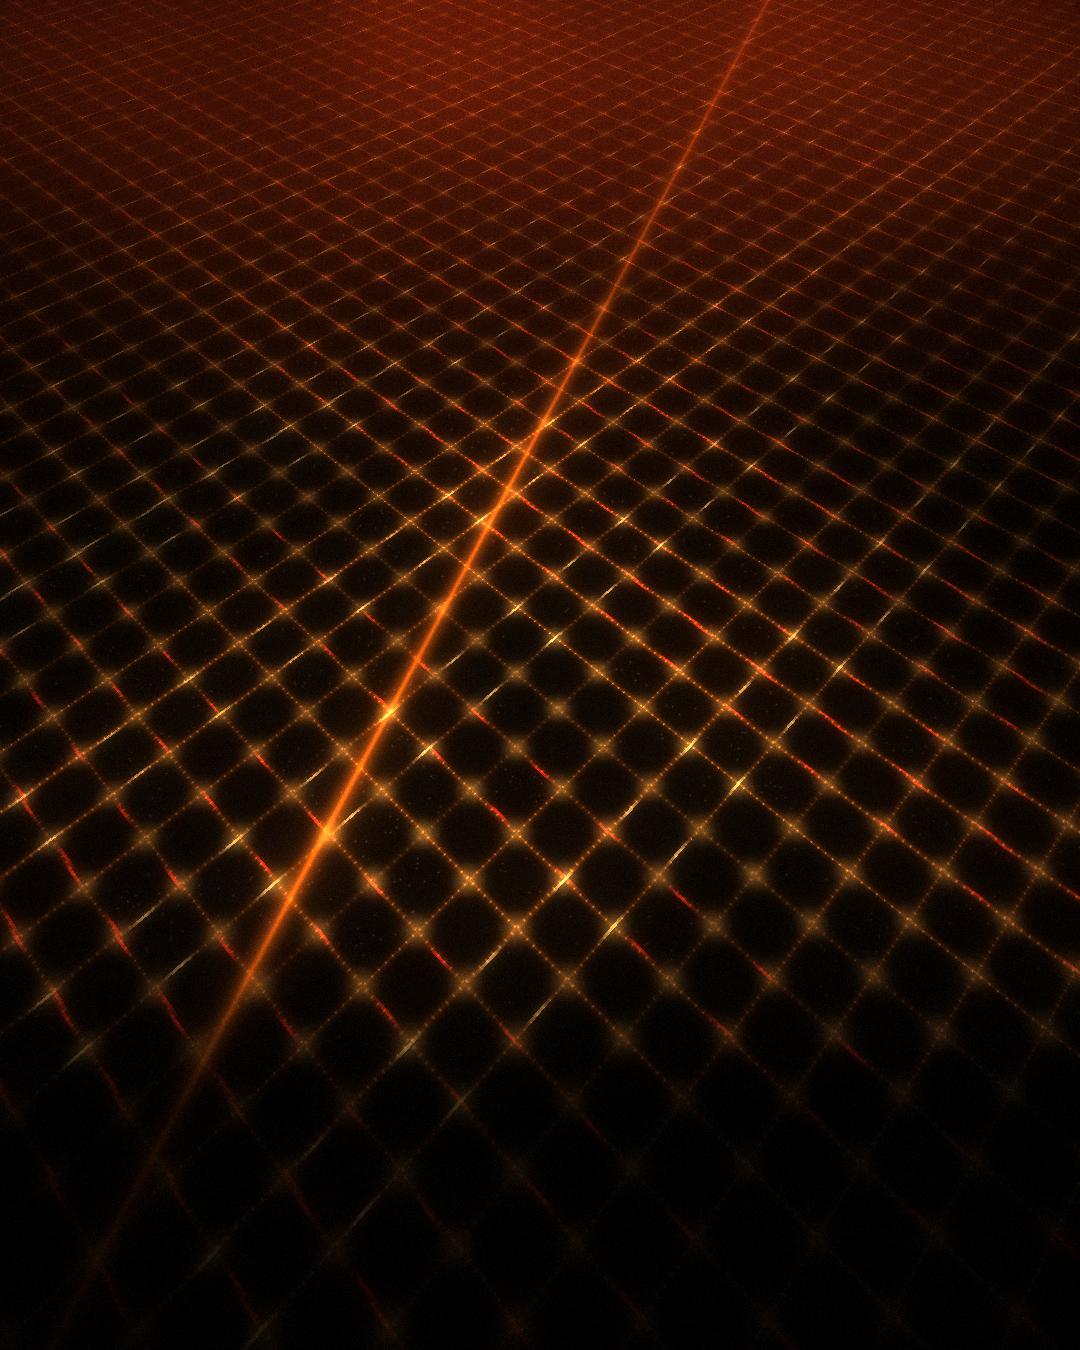

Write Python code to recreate this figure.
import numpy as np
from PIL import Image, ImageFilter
W,H=1080,1350
rng=np.random.default_rng(1859)  # Pla Cerdà
yy,xx=np.mgrid[0:H,0:W].astype(np.float32)
# oblique aerial view: horizon above the frame
yh=-520.0; F=900.0
z=F/(yy-yh)                        # depth factor (bigger = farther)
gx=(xx-W/2)*z*2.6; gy=z*3600.0     # ground coords
th=np.deg2rad(44.0)                # Eixample grid is rotated ~45°
u= gx*np.cos(th)-gy*np.sin(th)
v= gx*np.sin(th)+gy*np.cos(th)
P=113.0                            # block pitch (113 m in Cerdà's plan)
bu=(u%P)-P/2; bv=(v%P)-P/2
a=P/2-10.0                         # half block (street = 20)
c=a*1.62                           # chamfered corners -> octagon
sd=np.maximum(np.maximum(np.abs(bu)-a,np.abs(bv)-a),(np.abs(bu)+np.abs(bv)-c)/np.sqrt(2))
street=np.clip(sd/4.0+0.5,0,1)     # 1 on streets / plazas
# street centre glow
cu=np.abs(np.abs(bu)-P/2); cv=np.abs(np.abs(bv)-P/2)
dc=np.minimum(cu,cv)
core=np.exp(-(dc/4.5)**2)
# lamps: periodic points along streets
lamp=np.exp(-((((u+7)%18.8)-9.4)**2+(cv*1.0)**2)/5)*0+0
lu=np.exp(-(cv/3.0)**2)*np.exp(-((((u)%14.1)-7.05)/1.6)**2)
lv=np.exp(-(cu/3.0)**2)*np.exp(-((((v)%14.1)-7.05)/1.6)**2)
lamps=np.clip(lu+lv,0,1)
# intersections (chamfered plazas) brighter
inter=np.exp(-((cu**2+cv**2)/(2*14**2)))
# Avinguda Diagonal: a wide avenue crossing the grid
dd=np.abs(gx*np.cos(np.deg2rad(-20))+ (gy-3600*0.95)*np.sin(np.deg2rad(-20)))
diag=np.exp(-(dd/18)**2); diag_core=np.exp(-(dd/5)**2)
# rooftop windows: sparse warm dots inside blocks
blk=1-street
win=(rng.random((H,W))>0.9975).astype(np.float32)
win=np.asarray(Image.fromarray((win*255).astype(np.uint8)).filter(ImageFilter.GaussianBlur(0.8)),np.float32)/255*blk
# taillight streaks on some streets (red) and headlights (warm white)
row=np.floor(v/P).astype(int); col=np.floor(u/P).astype(int)
def h(n,k): return ((np.sin(n*12.9898+k*78.233)*43758.5453)%1.0).astype(np.float32)

sel_r=(h(row,5)>0.62)&(cv<5); sel_c=(h(col,6)>0.66)&(cu<5)
tail=(sel_r*np.exp(-(((u*0.37+row*13)%60)-30)**2/60)).astype(np.float32)
head=(sel_c*np.exp(-(((v*0.41+col*17)%70)-35)**2/80)).astype(np.float32)
row_f=0.25+1.0*h(row,1)**1.6; col_f=0.25+1.0*h(col,2)**1.6
blk_f=h(row*31+col,3)
# fog / haze with fbm
def fbm(o=5,b=2):
    out=np.zeros((H,W),np.float32);amp=1;t=0
    for i in range(o):
        n=b*2**i;g=rng.random((int(n*H/W)+2,n+2)).astype(np.float32)
        out+=amp*np.asarray(Image.fromarray((g*255).astype(np.uint8)).resize((W,H),Image.BICUBIC),np.float32)/255;t+=amp;amp*=.5
    return out/t
fog=fbm()
sod=np.array([1.0,0.42,0.08]); amber=np.array([1.0,0.70,0.36]); red=np.array([1.0,0.10,0.06]); warmw=np.array([1.0,0.86,0.62])
sf=np.where(cu<cv,col_f,row_f)
lum=((street*0.06+core*0.30)*sf)[...,None]*sod + (inter*0.35)[...,None]*amber + (lamps*0.75*sf)[...,None]*amber \
   + (diag*0.35+diag_core*0.6)[...,None]*sod + (win*0.8*(blk_f>0.4))[...,None]*amber + (tail*0.9)[...,None]*red + (head*0.8)[...,None]*warmw
# distance fade (far = hazier, dimmer); near = crisper
far=np.clip((z-z.min())/(z.max()-z.min()),0,1)
lum*= (1.0-0.55*far)[...,None]
lum*= (0.45+0.9*fog**1.5)[...,None]
# bloom
img=np.clip(lum,0,1.5)
b1=np.asarray(Image.fromarray((np.clip(img,0,1)*255).astype(np.uint8)).filter(ImageFilter.GaussianBlur(6)),np.float32)/255
b2=np.asarray(Image.fromarray((np.clip(img,0,1)*255).astype(np.uint8)).filter(ImageFilter.GaussianBlur(28)),np.float32)/255
img=img*0.85+b1*0.6+b2*1.0
# sky glow at top (city light pollution), deep night elsewhere
sky=np.exp(-(yy/260)**2)[...,None]*np.array([0.55,0.14,0.04])*(0.6+0.6*fog[...,None])
img=img+sky
# vignette + bottom fade for text
dx=(xx-W/2)/W; dy=(yy-H*0.42)/H
img*=np.clip(1-1.1*(dx**2*1.3+dy**2),0.2,1)[...,None]
t=np.clip((yy/H-0.66)/0.16,0,1); img*=(1-0.82*t)[...,None]
img[...,2]*=0.85
img+=rng.normal(0,0.025,(H,W,1)).astype(np.float32)*(0.45+img.mean(-1,keepdims=True))
Image.fromarray((np.clip(img,0,1)**1.05*255).astype(np.uint8)).save('bg_eixample.png')
